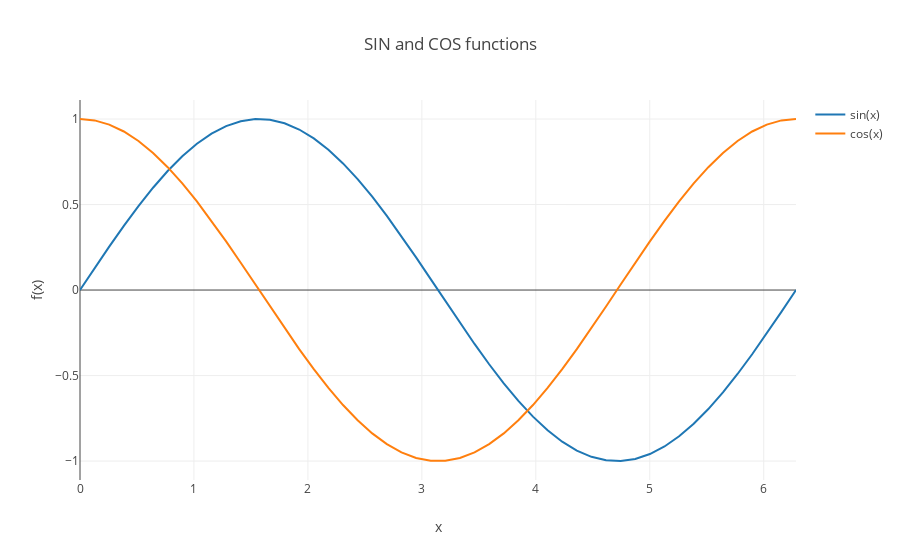

Here is the notebook cell this chart was saved with:
### Code cell
# Remove Plotly links for a cleaner layout
config = dict(modeBarButtonsToRemove=['sendDataToCloud'],
              displaylogo=False)
        
py.offline.iplot(fig,
                 show_link=False,
                 config=config)
